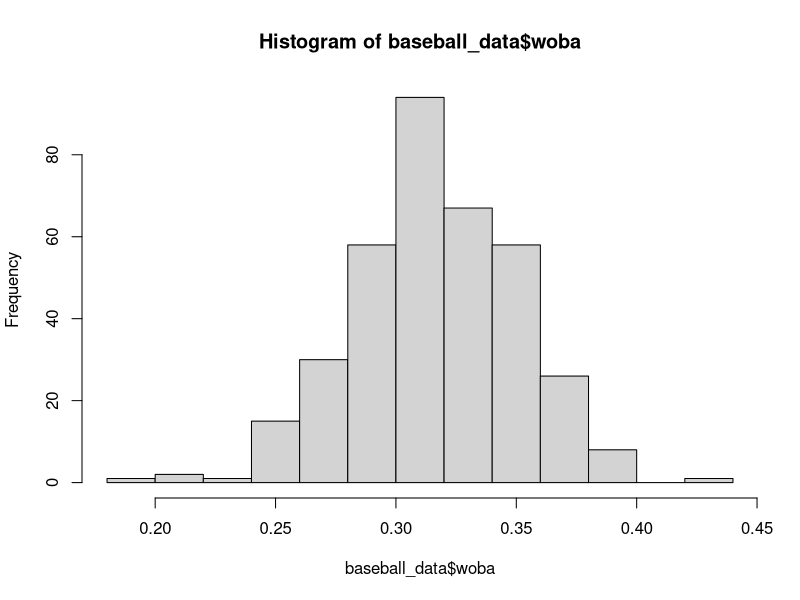
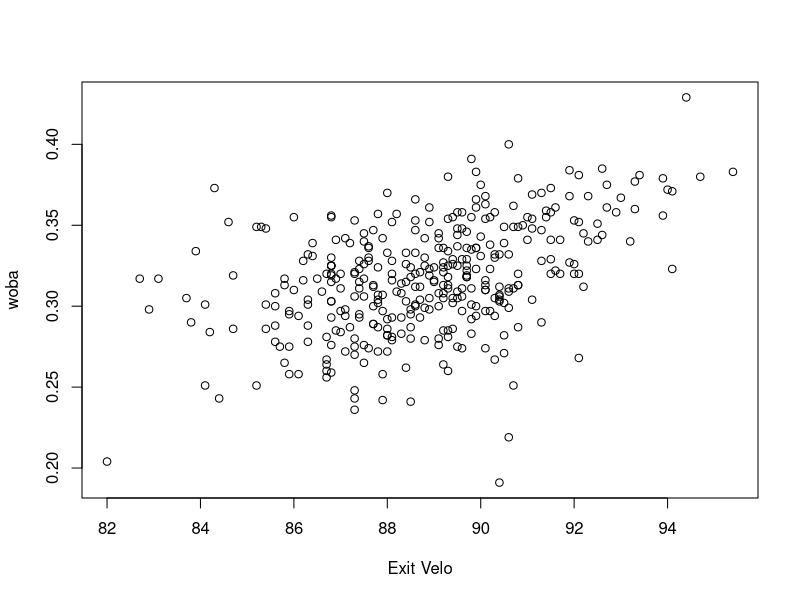
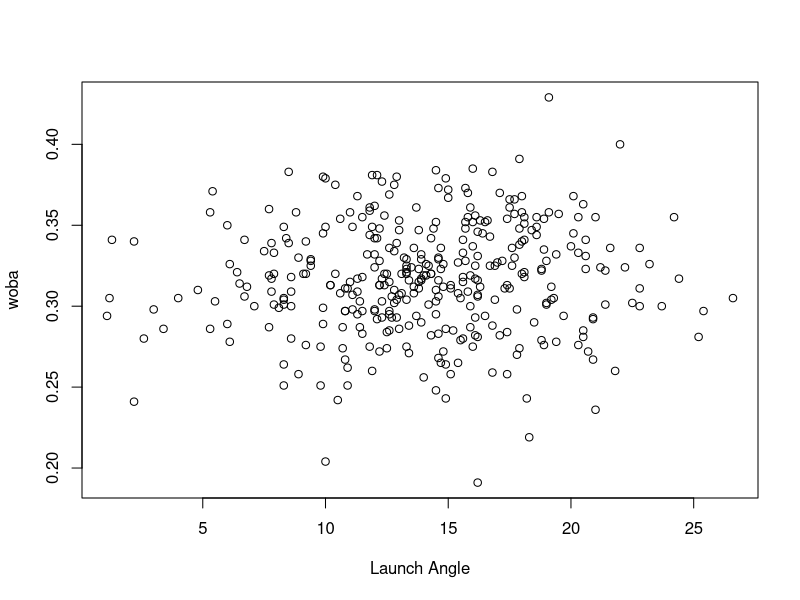
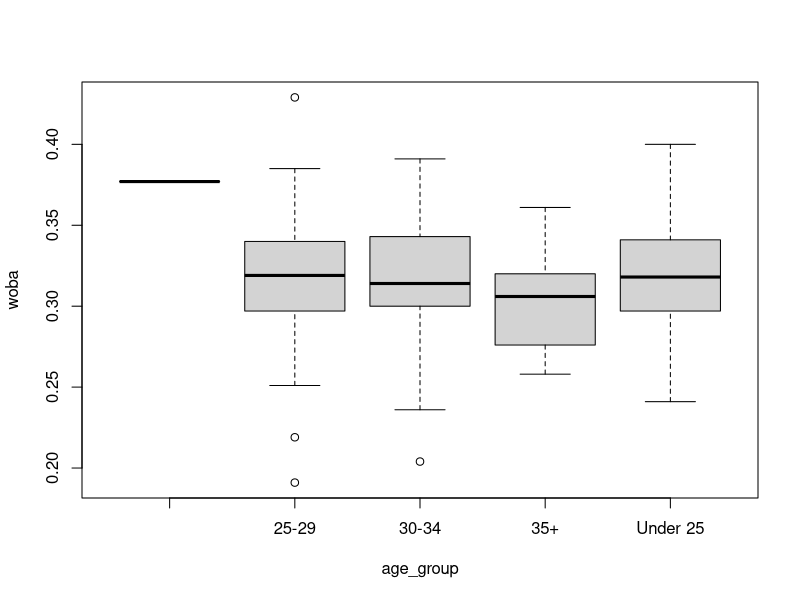

Here is the R script that generated these plots, in order:
## ---- chunk 1
knitr::opts_chunk$set(echo = TRUE, highlight=FALSE, comment=NA, warnings=FALSE,message=FALSE)
## ---- chunk 2
baseball_data = read.csv("MLB_2026_Merged_FINAL.csv")
hist(baseball_data$woba)
plot(baseball_data$exit_velocity_avg, baseball_data$woba, xlab = "Exit Velo", ylab = "woba")
plot(baseball_data$launch_angle_avg, baseball_data$woba, xlab = "Launch Angle", ylab = "woba")
boxplot(woba~age_group, baseball_data, ylab = "woba")
head(baseball_data)


#interaction plot
#interaction bet

## Use this chunk for reading in packages.
## Use this chunk for reading in the data, combining the data, and any other major data cleaning that is not relevant to show.
## Remove the ## before all code.
## ---- chunk 3
## Use this code chunk can be used to execute any functions or summaries 
## that will not be included in your output such as correlations or 5 number summaries

## ---- chunk 4
## This code chunk can be used to execute any functions or summaries that will not be included in your output

## ---- chunk 5
# Use head() function to output first several rows

## ---- chunk 6
## Use this code  to include the relevant plots from EDA
## This should NOT be a dump of all of your plots and outputs.
## Refer to the Rmarkdown guide for sizing information on your plots

# This partition is optional, but can be useful for a simple way to resize your plots
par(mfrow=c(2,3),pin=c(1,1),mar=c(7.1,4.1,3,1))
## ---- chunk 7
## This code chunk can be used to execute any functions or summaries that will not be included in your output
## ---- chunk 8
## Use this section to output the summary of your final model
## Include the relevant plots from assumptions and your additional techniques
## This should NOT be a dump of all of your plots and outputs.
## Refer to the Rmarkdown guide for sizing information on your plots
